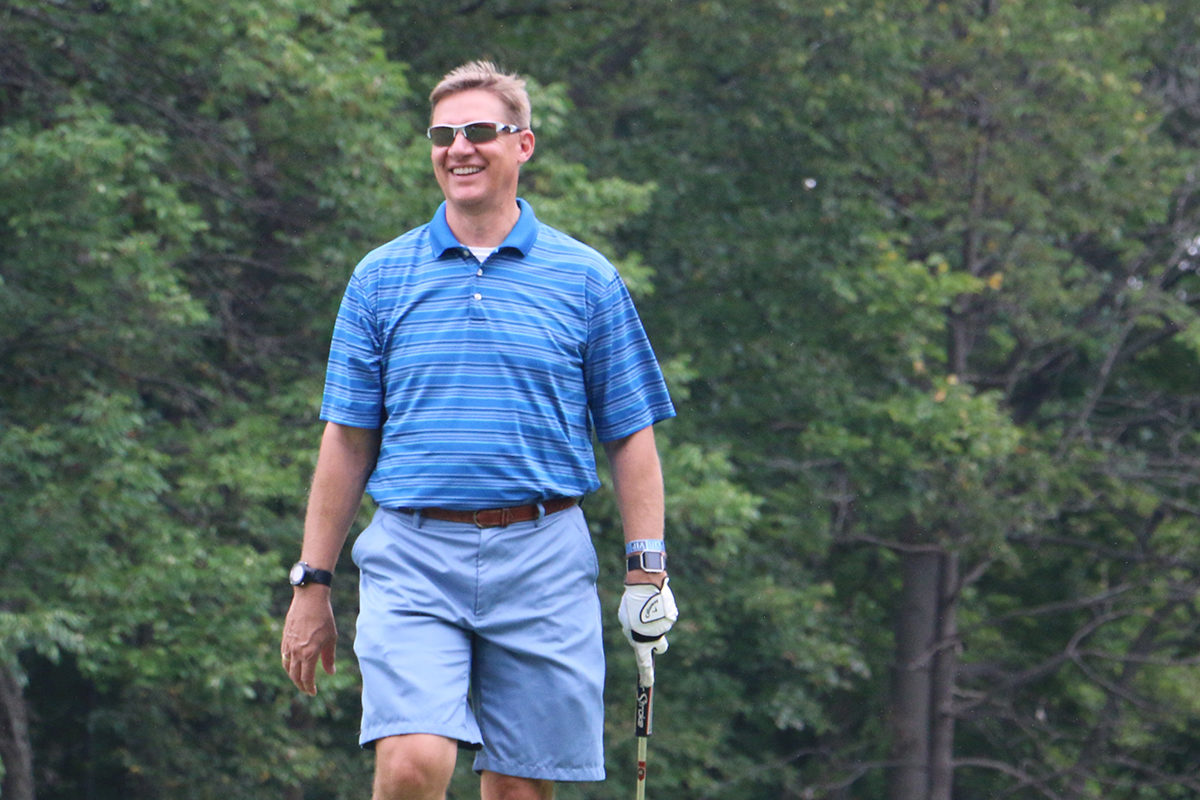
#> input picture sample1.jpg, 1200 x 800 px, given in place of 0001.mp4, which was not available
$ python test_background_detection.py
#> lines starting #> are read from the running program, lines starting #| are printed output that depends on the picture; pictures that were not available may be replaced by others from this repository, and a replacement may not be noted
# from __future__ import print_function
import cv2
import argparse
import math
import numpy as np


# [33 lines left out: function main, not called in this run]


def dist(A, B):
    return math.sqrt((A[0] - B[0]) ** 2 + (A[1] - B[1]) ** 2)


# [63 lines left out: functions findCorners, findCenter, check_if_close, make_cnt_datadict, not called in this run]

def app(camera_device=0):
    # camera_device = args.camera
    # camera_device = 0
    # -- 2. Read the video stream
#> called with camera_device = 'test_videos\\0001.mp4'
    cap = cv2.VideoCapture(camera_device)
    if not cap.isOpened:
        print('--(!)Error opening video capture')
        exit(0)

    first_frame = None
    nonmoving_cnts = []
    prev_contours = None
    while True:
        ret, frame = cap.read()
#> frame is the input picture: shape (800, 1200, 3); mean B, G, R 95.7, 96.3, 79.5
        if frame is None:
            print('--(!) No captured frame -- Break!')
            break

        gray = cv2.cvtColor(frame, cv2.COLOR_BGR2GRAY)
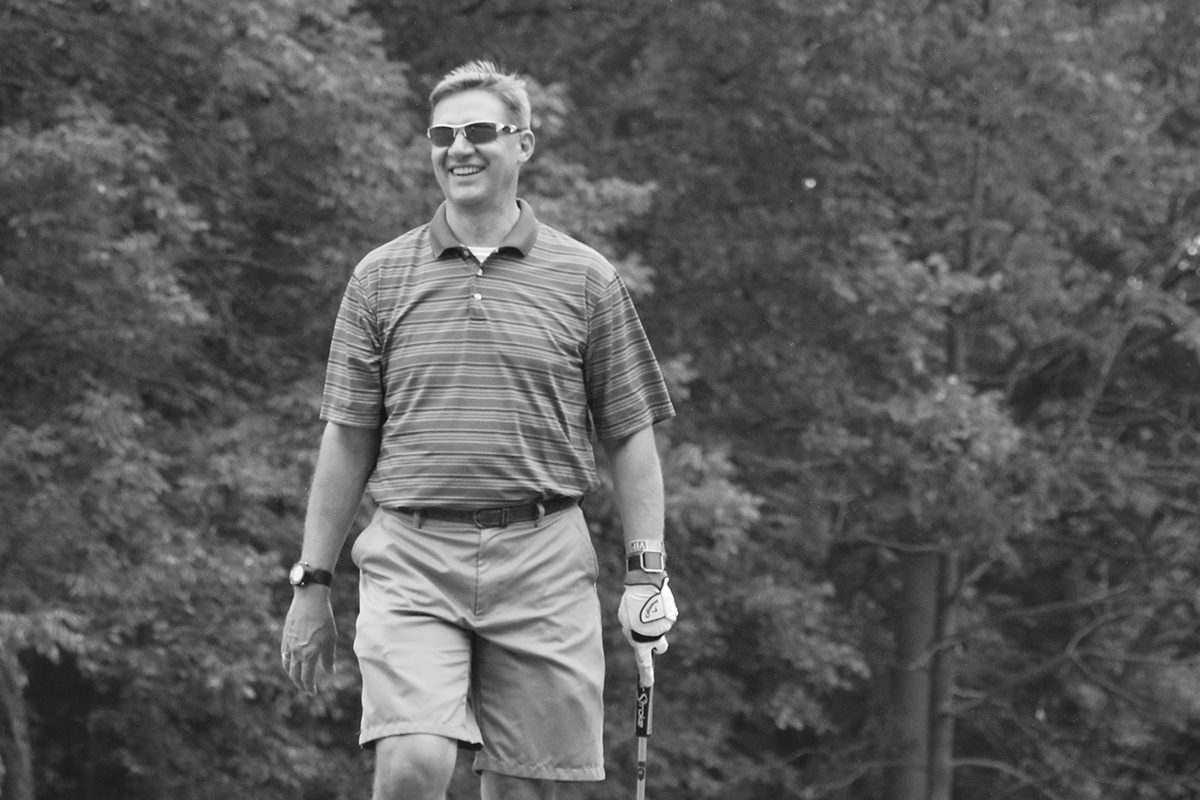
#> gray: shape (800, 1200); min 10, max 255, mean 91.2
        gray = cv2.GaussianBlur(gray, (11, 11), 1.1)
        if first_frame is None:
            first_frame = gray
            height, width = frame.shape[:2]
#> height = 800; width = 1200
        delta_frame = cv2.absdiff(first_frame, gray)
#> delta_frame: shape (800, 1200); every value is 0
        # delta_frame = cv2.GaussianBlur(delta_frame, (11, 11), 1.8)
        # print(delta_frame.dtype)
        # delta_frame = (delta_frame * 2.5).astype(delta_frame.dtype)
        thresh_frame = cv2.threshold(delta_frame, 60, 255, cv2.THRESH_BINARY)[1]
        cnts = cv2.findContours(thresh_frame.copy(), cv2.RETR_TREE, cv2.CHAIN_APPROX_NONE)  # _SIMPLE
#> cnts = 0 contours

        hier = cnts[1]
        cnts = cnts[0]
#> cnts = []
        if not prev_contours:
            prev_contours = []
            for i, contour in enumerate(cnts):
                if hier[0][i][2] == -1 and 50 < cv2.contourArea(contour) < 2600:
                    # minX, minY, maxX, maxY = findCorners(contour)
                    x, y, w, h = cv2.boundingRect(contour)
                    cp = findCenter(contour)
                    if not ((dist((x, y), (x, y + h)) > 150 and dist((x, y), (x + w, y)) < 15) or (
                            dist((x, y), (x, y + h)) < 15 and dist((x, y), (x + w, y)) > 150)):
                        prev_contours.append(make_cnt_datadict(contour))
#> this loop made 0 passes
#> after the loop, prev_contours = []
            continue
        curent_non_moving_contours = []
        distances = []

        for i, contour in enumerate(cnts):
            # [5 lines of commented-out code are left out]
            if hier[0][i][2] == -1 and 100 < cv2.contourArea(contour) < 2600:
                # minX, minY, maxX, maxY = findCorners(contour)
                x, y, w, h = cv2.boundingRect(contour)
                cp= findCenter(contour)
                if not ((dist((x, y), (x, y + h)) > 200 and dist((x, y), (x + w, y)) < 15) or (
                        dist((x, y), (x, y + h)) < 25 and dist((x, y), (x + w, y)) > 200) or
                        (dist((x, y), (x, y + h)) > 200 and dist((x, y), (x + w, y)) > 200)):
                    # print('minX, minY, maxX, maxY')
                    # print(minX, minY, maxX, maxY)
                    # print(cv2.moments(contour))
                    for j, old_cont in enumerate(prev_contours):
                        # print('cp, old_cont["cp"]')
                        # print(cp, old_cont['cp'])
                        cur_dist = dist(cp, old_cont['cp'])
                        distances.append(cur_dist)
                        if check_if_close(cp, old_cont['cp'], d=30):
                            # print('distance : ', cur_dist, ' len: ', len(prev_contours), ' j: ', j, 'cnt: ', prev_contours)
                            # print(' 0 ', len(prev_contours))
                            tmp = make_cnt_datadict(contour)
                            # print('tmp : ', tmp)
                            # print(' 1 : ', len(prev_contours))
                            curent_non_moving_contours.append(tmp)
                            # print(' 2 : ', len(prev_contours))
                            # print(prev_contours)
                            prev_contours.remove(old_cont)

                    # print('::::::::::::::::::::::::::::::::::::::')
                    prev_contours = curent_non_moving_contours.copy()
                    # input()
                    cv2.circle(frame, (x, y), 5, (0, 255, 0), 2)
                    cv2.rectangle(frame, (x, y), (x + w, y + h), (0, 255, 0), 2)
                    cv2.drawContours(frame, contour, -1, (0, 255, 0), 2)
                    # cv2.putText(frame, 'cnt : ' + str(i), (minX[0], minX[1]), cv2.FONT_HERSHEY_SIMPLEX, 2,
                    #             (80, 100, 255, 255), 5)
                    # cv2.putText(frame, 'cnt : ' + str(cv2.contourArea(contour)), (maxX[0], maxX[1]), cv2.FONT_HERSHEY_SIMPLEX, 2,
                    #             (80, 100, 255, 255), 5)
                    # cv2.drawContours(frame, contour, -1, (0, 255, 0), 3)
        if distances:
            print("MIN Dist :", min(distances))

        if not nonmoving_cnts:
            nonmoving_cnts = curent_non_moving_contours
        else:
            equals = []
            to_append = []
            # [4 lines of commented-out code are left out]
            indexes = []
            for cur_elem in curent_non_moving_contours:
                for elem in nonmoving_cnts:
                    print(elem, cur_elem)
                    if check_if_close(elem, cur_elem, 30):
                        elem['life'] += 1
                        indexes.append(nonmoving_cnts.index(elem))
                        # equals.append(elem)
                        # curent_non_moving_contours.remove(cur_elem)
                        break
                else:
                    to_append.append(cur_elem)
            to_delete = []
            for i in range(len(nonmoving_cnts)):
                if nonmoving_cnts[i] in indexes:
                    nonmoving_cnts[i]['life']+=1
                else:
                    nonmoving_cnts[i]['life']-=1
                if nonmoving_cnts[i]['life'] <= 0:
                    to_delete.append(nonmoving_cnts[i])
            for elem in to_delete:
                nonmoving_cnts.remove(elem)
            nonmoving_cnts += to_append.copy()

        # print(frame)
        # print(frame.shape)
        # frame = cv.imread('sample0.jpg')
        cv2.imshow('original', cv2.resize(frame, (0, 0), fx=0.5, fy=0.5))
        cv2.imshow('delta', cv2.resize(delta_frame, (0, 0), fx=0.5, fy=0.5))
        cv2.imshow('thresh', cv2.resize(thresh_frame, (0, 0), fx=0.5, fy=0.5))
        pressedKey = cv2.waitKey(1) & 0xFF

        # input()
        if pressedKey == ord('q'):
            cv2.destroyAllWindows()
            break
    print('=================================================')
    print(len(nonmoving_cnts))
    for elem in nonmoving_cnts:
        cv2.rectangle(first_frame, (elem['x'], elem['y']), (elem['x'] + elem['w'], elem['y'] + elem['h']), (0, 255, 0), 2)
    cv2.imshow('original', cv2.resize(first_frame, (0, 0), fx=0.5, fy=0.5))
    pressedKey = cv2.waitKey(0) & 0xFF
    if pressedKey == ord('q'):
        cv2.destroyAllWindows()


if __name__ == '__main__':
    app('test_videos\\0001.mp4')

$ run again, on sample2.jpg
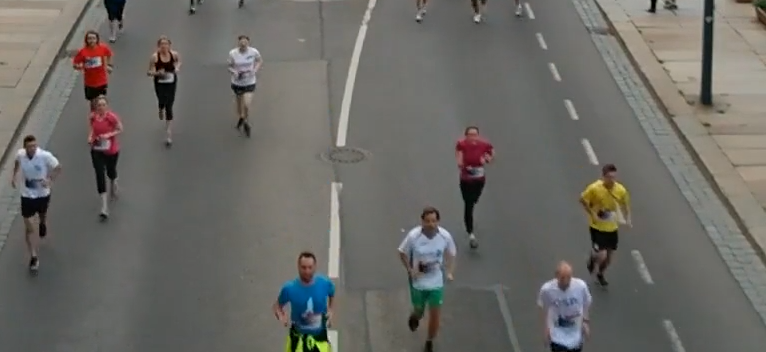
#> input picture sample2.jpg, 766 x 352 px, given in place of 0001.mp4, which was not available
#> in app, frame is the input picture: shape (352, 766, 3); mean B, G, R 100.8, 105.3, 106.5
#> in app, `gray = cv2.cvtColor(frame, cv2.COLOR_BGR2GRAY)`:
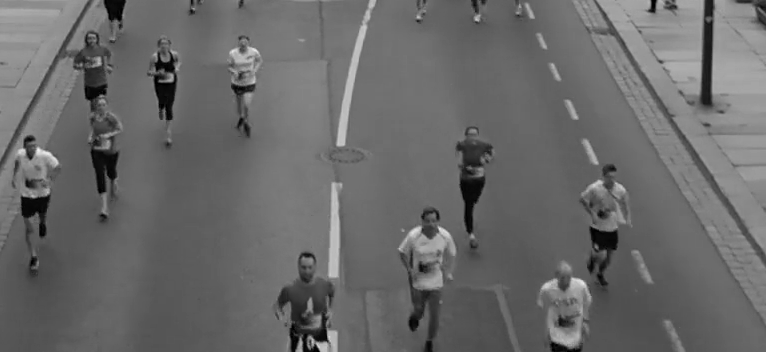
#> gray: shape (352, 766); min 0, max 239, mean 105.1
#> delta_frame: shape (352, 766); every value is 0
#> in app, `cnts = cv2.findContours(thresh_frame.copy(), cv2.RETR_TREE, cv2.CHAIN_..`: cnts = 0 contours
#> in app, `cnts = cnts[0]`: cnts = []
